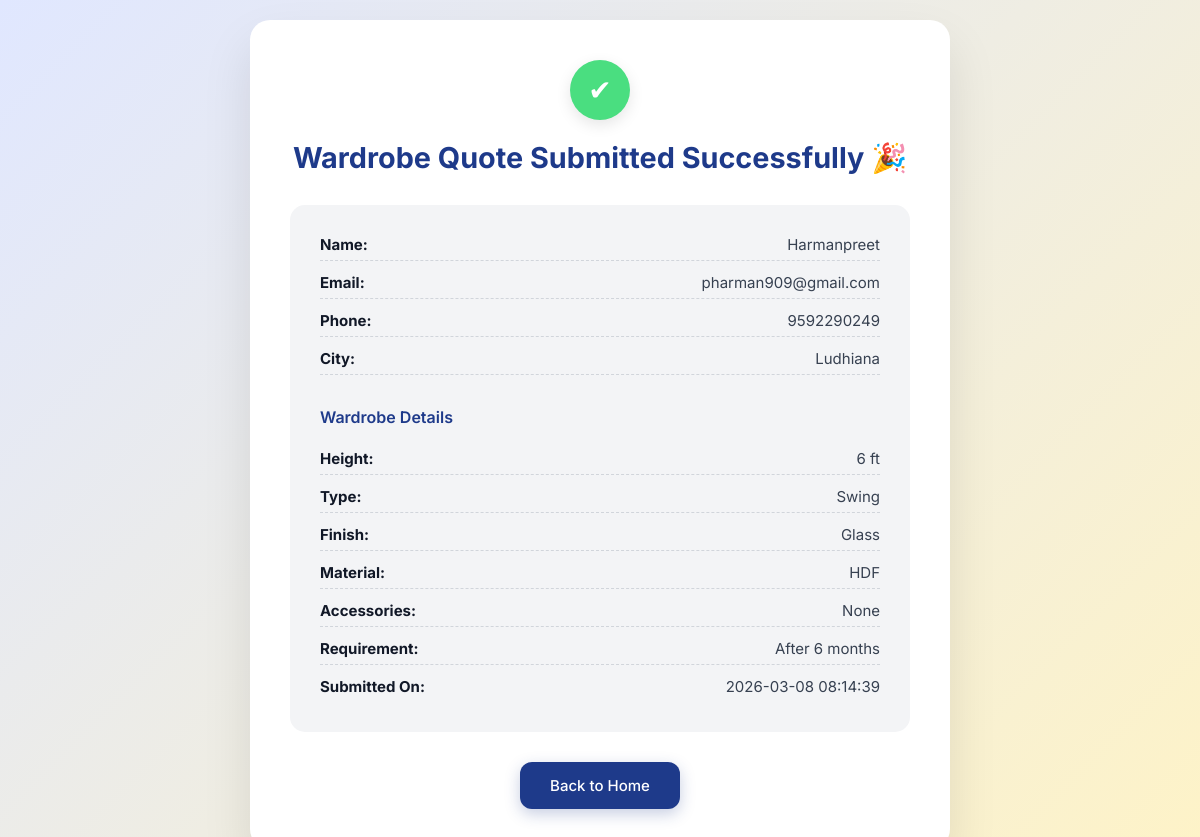
/wardrobe-result.php, run on the app's committed database.
### tables this page shows
CREATE TABLE `wardrobe_quotes` (
  `id` int(11) NOT NULL,
  `user_id` int(11) DEFAULT NULL,
  `name` varchar(100) DEFAULT NULL,
  `email` varchar(100) DEFAULT NULL,
  `phone` varchar(20) DEFAULT NULL,
  `city` varchar(100) DEFAULT NULL,
  `height` varchar(20) DEFAULT NULL,
  `type` varchar(50) DEFAULT NULL,
  `finish` varchar(50) DEFAULT NULL,
  `material` varchar(50) DEFAULT NULL,
  `accessories` text DEFAULT NULL,
  `require_time` varchar(50) DEFAULT NULL,
  `created_at` timestamp NOT NULL DEFAULT current_timestamp(),
  `status` varchar(50) DEFAULT 'Pending'
);

### wardrobe-result.php (the view, shortened to what this page needs)
<?php
$conn = new mysqli("localhost", "root", "", "bestart_db");
$result = $conn->query("SELECT * FROM wardrobe_quotes ORDER BY id DESC LIMIT 1");
$data = $result->fetch_assoc();
?>
<!DOCTYPE html>
<html lang="en">
<head>
</head>
<body>
<div class="card">
    <div class="success-icon">✔</div>
    <h2>Wardrobe Quote Submitted Successfully 🎉</h2>
    <div class="summary">
        <p><strong>Name:</strong> <span><?php echo htmlspecialchars($data['name']); ?></span></p>
        <p><strong>Email:</strong> <span><?php echo htmlspecialchars($data['email']); ?></span></p>
        <p><strong>Phone:</strong> <span><?php echo htmlspecialchars($data['phone']); ?></span></p>
        <p><strong>City:</strong> <span><?php echo htmlspecialchars($data['city']); ?></span></p>
        <div class="section-title">Wardrobe Details</div>
        <p><strong>Height:</strong> <span><?php echo htmlspecialchars($data['height']); ?> ft</span></p>
        <p><strong>Type:</strong> <span><?php echo htmlspecialchars($data['type']); ?></span></p>
        <p><strong>Finish:</strong> <span><?php echo htmlspecialchars($data['finish']); ?></span></p>
        <p><strong>Material:</strong> <span><?php echo htmlspecialchars($data['material']); ?></span></p>
        <p><strong>Accessories:</strong> <span><?php echo htmlspecialchars($data['accessories']) ?: "None"; ?></span></p>
        <p><strong>Requirement:</strong> <span><?php echo htmlspecialchars($data['require_time']); ?></span></p>
        <p><strong>Submitted On:</strong> <span><?php echo htmlspecialchars($data['created_at']); ?></span></p>
    </div>
    <div class="actions">
        <a href="index.php" class="home-btn">Back to Home</a>
    </div>
</div>
</body>
</html>

### wardrobe-result.php (style rules this page uses)
* { margin:0;padding:0;box-sizing:border-box;font-family:'Inter',sans-serif; }
body { background: linear-gradient(135deg, #e0e7ff, #fef3c7); min-height:100vh; display:flex; align-items:center; justify-content:center; padding:20px; }
.card { background:#fff; width:100%; max-width:700px; border-radius:20px; padding:40px; box-shadow:0 25px 50px rgba(0,0,0,0.1); animation:fadeIn 0.5s ease; position:relative; overflow:hidden; }
.success-icon { width:60px; height:60px; background:#4ade80; color:white; border-radius:50%; display:flex; align-items:center; justify-content:center; margin:0 auto 20px; font-size:28px; box-shadow:0 5px 15px rgba(0,0,0,0.1); }
h2 { text-align:center; color:#1e3a8a; margin-bottom:30px; font-weight:700; font-size:1.8rem; }
.summary { background:#f3f4f6; padding:30px; border-radius:15px; display:grid; gap:12px; }
.summary p { display:flex; justify-content:space-between; font-size:15px; color:#374151; border-bottom:1px dashed #d1d5db; padding-bottom:6px; }
.summary p:last-child { border-bottom:none; }
.summary strong { color:#111827; }
.section-title { margin-top:20px; margin-bottom:10px; font-weight:600; color:#1e3a8a; font-size:1rem; }
.actions { text-align:center; margin-top:30px; }
.home-btn { display:inline-block; padding:14px 30px; background:#1e3a8a; color:white; font-weight:500; font-size:15px; border-radius:12px; text-decoration:none; transition:all 0.25s ease; box-shadow:0 5px 15px rgba(30,58,138,0.25); }

### data on the page
wardrobe_quotes: name "Harmanpreet", email "pharman909@gmail.com", phone "9592290249", city "Ludhiana", height "6", type "Swing", finish "Glass", material "HDF", accessories "None", require_time "After 6 months", created_at "2026-03-08 08:14:39"
